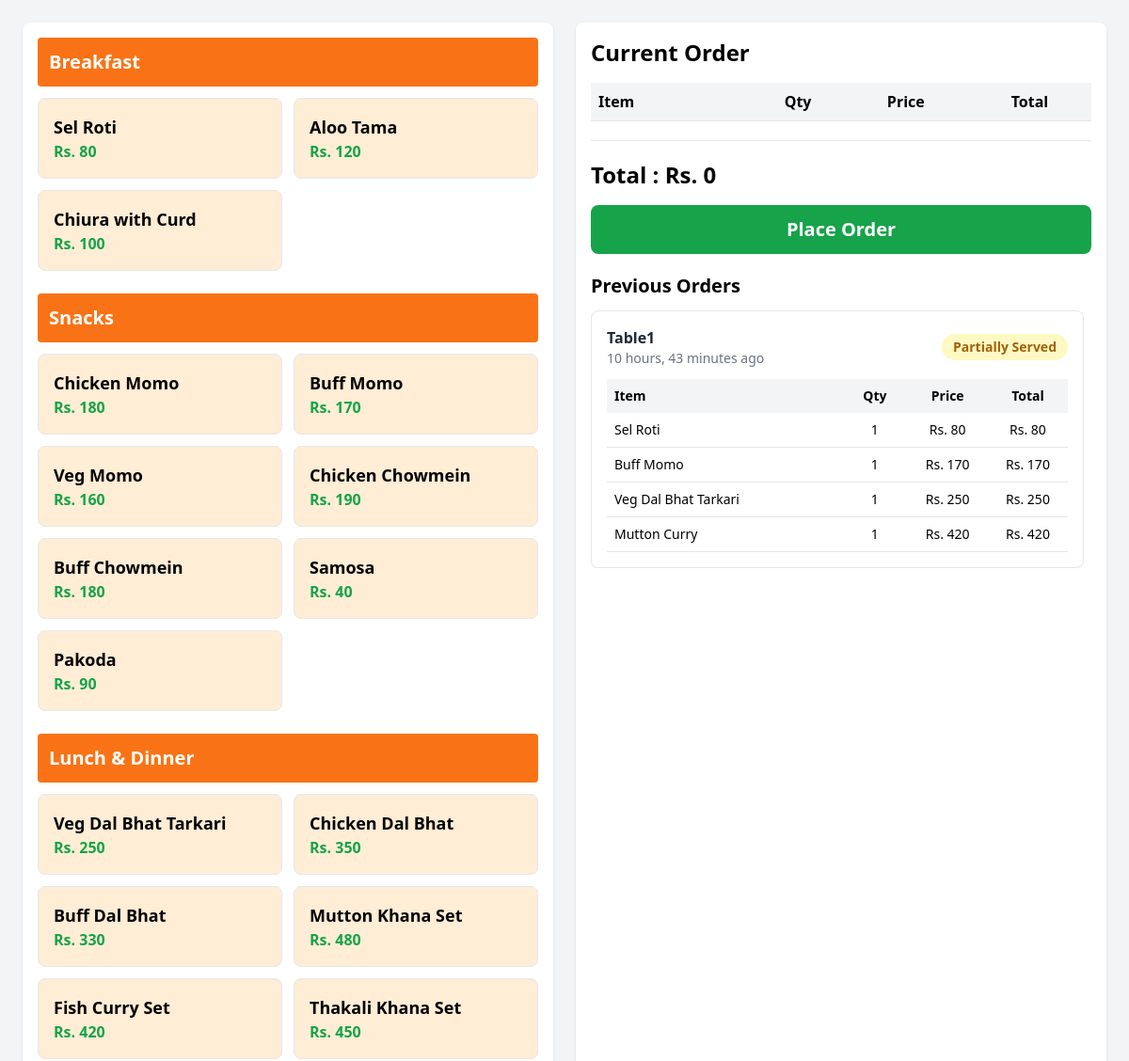
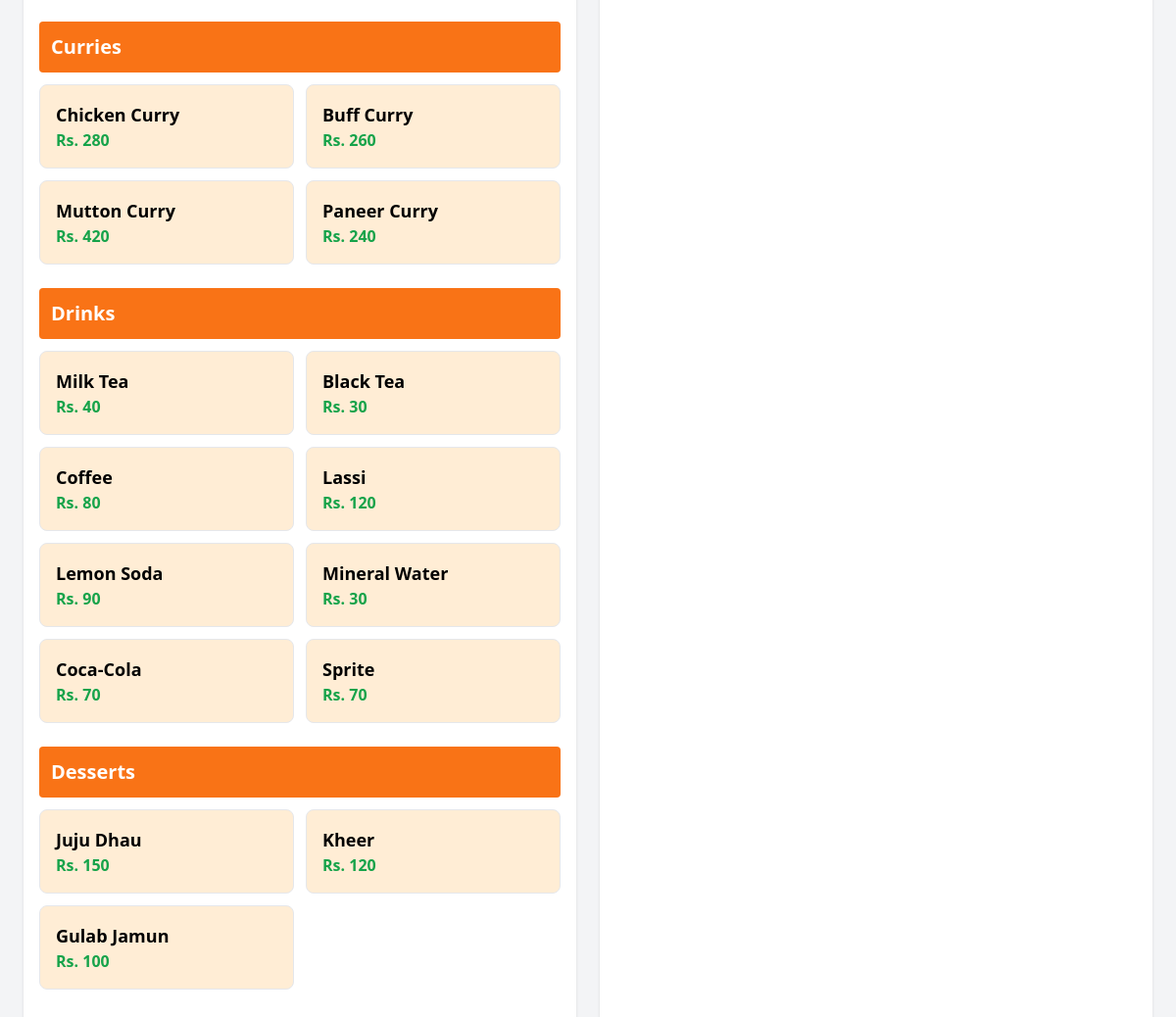
The app's page /orders/menu/2/ (signed in) with its own data (2 pictures, top to bottom).
### orders/models.py (models this page shows, shortened)
class Category(models.Model):
    name = models.CharField(max_length=150)
    def __str__(self):
        return self.name

class MenuItem(models.Model):
    class PRIORITY_CHOICES(models.TextChoices):
        HIGH = "3", "High"
        MEDIUM = "2", "Medium"
        LOW = "1", "Low"
    category = models.ForeignKey(
        Category,
        on_delete=models.CASCADE,
        related_name="items"
    )
    name = models.CharField(max_length=200)
    price = models.PositiveIntegerField()
    description = models.TextField(
        null=True,
        blank=True
    )
    default_priority = models.CharField(
        max_length=2,
        choices=PRIORITY_CHOICES,
        default=PRIORITY_CHOICES.MEDIUM
    )
    est_time = models.PositiveIntegerField(
    help_text="Estimated preparation time in minutes",
    null=True,
    blank=True
)
    station = models.ForeignKey(
    "KitchenStation",
    on_delete=models.SET_NULL,
    null=True,
    blank=True,
    related_name="menu_items"
)

class Order(models.Model):
    class ORDER_STATUS(models.TextChoices):
        PENDING = "p", "Pending"
        PARTIALLY_SERVED = "ps", "Partially Served"
        SERVED = "s", "Served"
        BILLED = "b", "Billed"
    id = models.UUIDField(
        primary_key=True,
        default=uuid.uuid4,
        editable=False
    )
    table = models.ForeignKey(
        Table,
        on_delete=models.PROTECT,
        related_name="orders"
    )
    status = models.CharField(
        max_length=2,
        choices=ORDER_STATUS,
        default=ORDER_STATUS.PENDING
    )
    created_at = models.DateTimeField(
        auto_now_add=True
    )

class Table(models.Model):
    name = models.CharField(max_length=20)
    is_reserved = models.BooleanField(default=False)

class OrderItem(models.Model):
    class ITEM_STATUS(models.TextChoices):
        PREPARING = "p", "Preparing"
        READY = "r", "Ready"
        SERVED = "s", "Served"
    order = models.ForeignKey(
        Order,
        on_delete=models.PROTECT,
        related_name="order_items",
        null=True,
        blank=True,
    )
    menu_item = models.ForeignKey(
        MenuItem,
        on_delete=models.PROTECT,
        related_name="order_items"
    )
    price = models.PositiveIntegerField()
    quantity = models.PositiveIntegerField(
        default=1
    )
    status = models.CharField(
        max_length=2,
        choices=ITEM_STATUS,
        default=ITEM_STATUS.PREPARING
    )
    priority = models.CharField(
        max_length=2,
        choices=MenuItem.PRIORITY_CHOICES,
        default=MenuItem.PRIORITY_CHOICES.MEDIUM
    )

### orders/views.py (the view, shortened to what this page needs)
# urls.py: path("menu/<int:table_id>/", views.menu_views, name="menu_view_url"),
@role_required([User.Role.WAITER])
def menu_views(request, table_id):
    categories = Category.objects.all()
    orders = Order.objects.filter(table_id=table_id
                                  ).exclude(status=Order.ORDER_STATUS.BILLED
                                            ).order_by("-created_at")
    return render(
        request,
        "orders/menu.html",
        {
            "categories": categories,
            "table_id": table_id,
            "orders":orders
        }
    )

### orders/templates/orders/menu.html (shortened to what this page needs)
{% load humanize%}
<!doctype html>
<html lang="en">
  <head>
    <script src="https://cdn.tailwindcss.com"></script>
  </head>
  <body class="bg-gray-100">
    <div class="grid grid-cols-2 gap-6 p-6 h-screen">
      <div
        id="menu-items"
        class="bg-white rounded-lg shadow p-4 overflow-y-auto"
      >
        {% for category in categories %}
        <h2 class="text-xl font-bold bg-orange-500 text-white p-3 rounded mb-3">
          {{ category }}
        </h2>
        <div class="grid grid-cols-2 gap-3 mb-6">
          {% for item in category.items.all %}
          <button
            type="button"
            class="bg-orange-100 hover:bg-orange-200 border rounded-lg p-4 text-left"
            data-item-id="{{ item.id }}"
            data-item-name="{{ item.name }}"
            data-item-price="{{ item.price }}"
          >
            <p class="font-bold text-lg">{{ item.name }}</p>
            <p class="text-green-600 font-semibold">Rs. {{ item.price }}</p>
          </button>
          {% endfor %}
        </div>
        {% endfor %}
      </div>
      <div class="bg-white rounded-lg shadow p-4 flex flex-col">
        <h2 class="text-2xl font-bold mb-4">Current Order</h2>
        <form method="POST" action="">
          <div class="flex-1 overflow-y-auto">
            <table class="w-full">
              <thead class="border-b bg-gray-100">
                <tr>
                  <th class="text-left p-2">Item</th>
                  <th class="text-center">Qty</th>
                  <th class="text-center">Price</th>
                  <th class="text-center">Total</th>
                </tr>
              </thead>
            </table>
          </div>
          <div class="border-t mt-5 pt-5">
            <div class="text-2xl font-bold mb-4">
              Total :
              <span id="total-price"> Rs. 0 </span>
            </div>
            <button
              type="submit"
              class="w-full bg-green-600 hover:bg-green-700 text-white py-3 rounded-lg text-xl font-bold"
            >
              Place Order
            </button>
          </div>
        </form>
<h2 class="text-xl font-bold mt-5 mb-3">Previous Orders</h2>
<div class="max-h-80 overflow-y-auto pr-2 space-y-4">
    {% for order in orders %}
    <div class="border rounded-lg shadow-sm bg-white p-4">
        <div class="flex justify-between items-center mb-3">
            <div>
                <p class="font-semibold text-gray-800">
        {{ order.table.name }}
    </p>
                <p class="text-sm text-gray-500">
                    {{ order.created_at|timesince }} ago
                </p>
            </div>
            <span class="px-3 py-1 rounded-full bg-yellow-100 text-yellow-700 text-sm font-semibold">
                {{ order.get_status_display }}
            </span>
        </div>
        <table class="w-full text-sm">
            <thead class="bg-gray-100 sticky top-0">
                <tr>
                    <th class="text-left p-2">Item</th>
                    <th class="text-center p-2">Qty</th>
                    <th class="text-center p-2">Price</th>
                    <th class="text-center p-2">Total</th>
                </tr>
            </thead>
            <tbody>
                {% for item in order.order_items.all %}
                <tr class="border-b">
                    <td class="p-2">{{ item.menu_item.name }}</td>
                    <td class="text-center">{{ item.quantity }}</td>
                    <td class="text-center">Rs. {{ item.price }}</td>
                    <td class="text-center">
                        Rs. {% widthratio item.price 1 item.quantity %}
                    </td>
                </tr>
                {% endfor %}
            </tbody>
        </table>
    </div>
    {% empty %}
    <div class="text-center text-gray-500 py-6">
        No previous orders.
    </div>
    {% endfor %}
</div>
    </div>
  </body>
</html>

### records on screen
Category: name "Breakfast"
MenuItem: name "Sel Roti", price "80"
MenuItem: name "Aloo Tama", price "120"
MenuItem: name "Chiura with Curd", price "100"
Category: name "Snacks"
MenuItem: name "Chicken Momo", price "180"
MenuItem: name "Buff Momo", price "170"
MenuItem: name "Veg Momo", price "160"
MenuItem: name "Chicken Chowmein", price "190"
MenuItem: name "Buff Chowmein", price "180"
MenuItem: name "Samosa", price "40"
MenuItem: name "Pakoda", price "90"
Category: name "Lunch & Dinner"
MenuItem: name "Veg Dal Bhat Tarkari", price "250"
MenuItem: name "Chicken Dal Bhat", price "350"
MenuItem: name "Buff Dal Bhat", price "330"
MenuItem: name "Mutton Khana Set", price "480"
MenuItem: name "Fish Curry Set", price "420"
MenuItem: name "Thakali Khana Set", price "450"
Category: name "Curries"
MenuItem: name "Chicken Curry", price "280"
MenuItem: name "Buff Curry", price "260"
MenuItem: name "Mutton Curry", price "420"
MenuItem: name "Paneer Curry", price "240"
Category: name "Drinks"
MenuItem: name "Milk Tea", price "40"
MenuItem: name "Black Tea", price "30"
MenuItem: name "Coffee", price "80"
MenuItem: name "Lassi", price "120"
MenuItem: name "Lemon Soda", price "90"
MenuItem: name "Mineral Water", price "30"
MenuItem: name "Coca-Cola", price "70"
MenuItem: name "Sprite", price "70"
Category: name "Desserts"
MenuItem: name "Juju Dhau", price "150"
MenuItem: name "Kheer", price "120"
MenuItem: name "Gulab Jamun", price "100"
Order: table.name "Table1", created_at "10 hours, 43 minutes", status "Partially Served"
OrderItem: menu_item.name "Sel Roti", quantity "1", price "80", price+quantity "80"
OrderItem: menu_item.name "Buff Momo", quantity "1", price "170", price+quantity "170"
OrderItem: menu_item.name "Veg Dal Bhat Tarkari", quantity "1", price "250", price+quantity "250"
OrderItem: menu_item.name "Mutton Curry", quantity "1", price "420", price+quantity "420"
